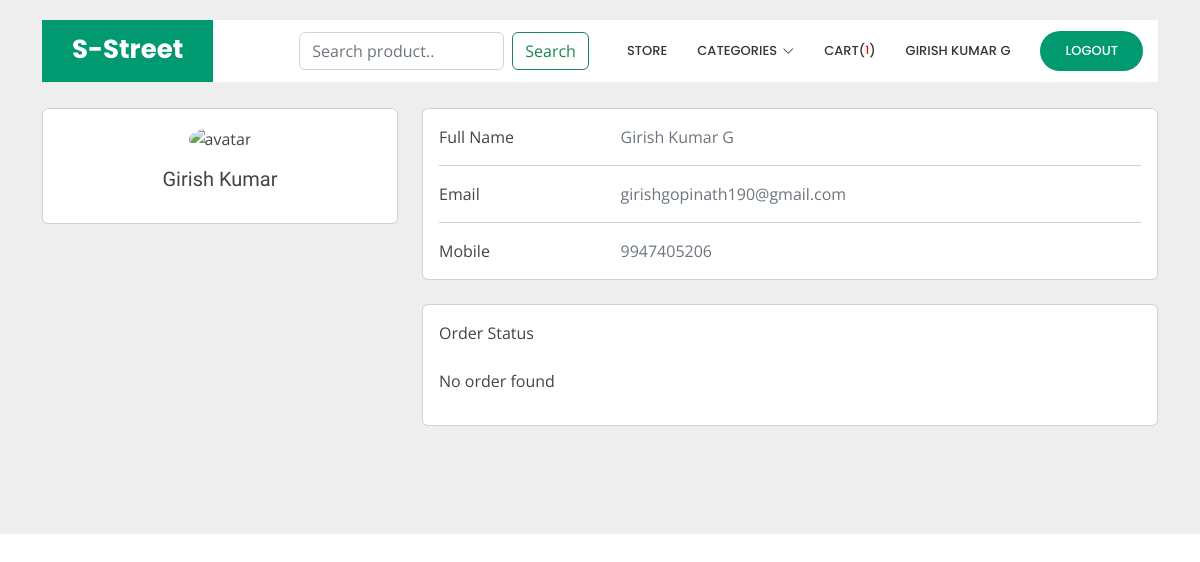
Before: /accounts/profile/ (signed in) with the older database file.
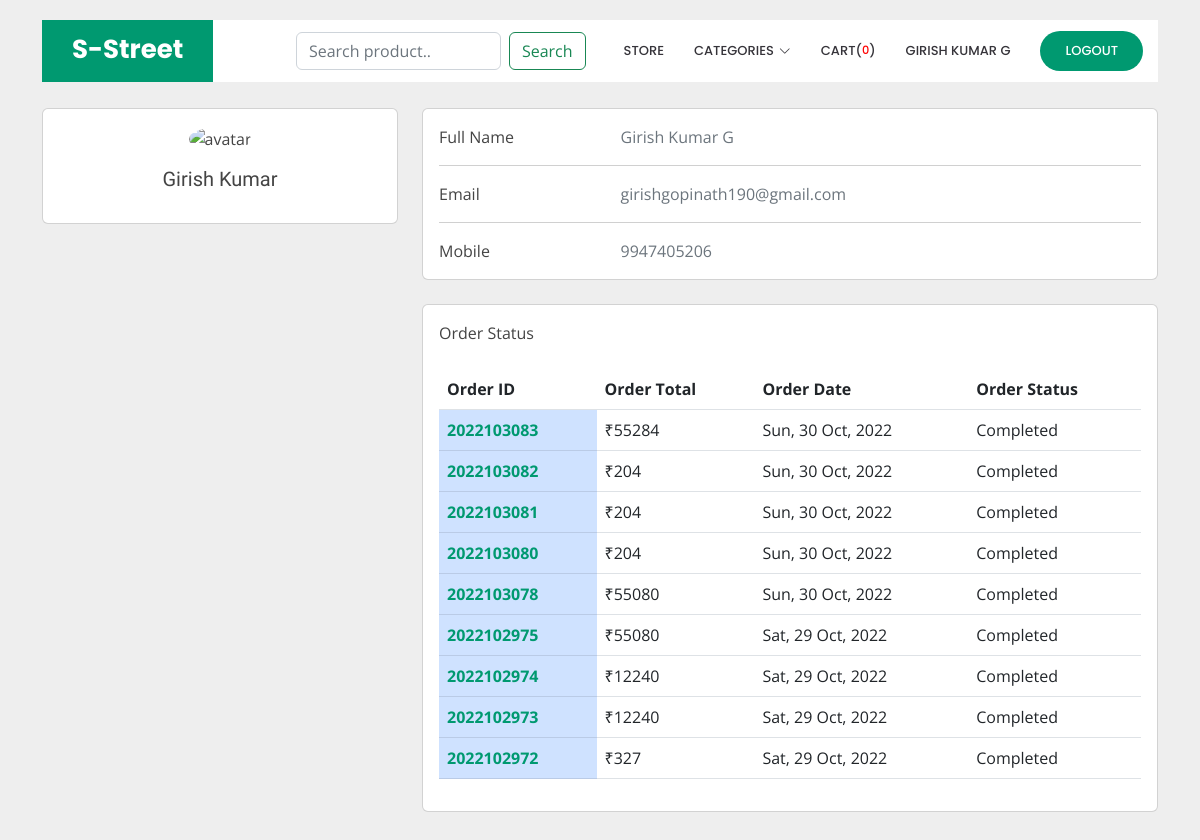
After: the same page with the newer database file.
### orders/models.py (models this page shows, shortened)
class Order(models.Model):
    STATUS = (
        ('New', 'New'),
        ('Accepted', 'Accepted'),
        ('Completed', 'Completed'),
        ('Canceled', 'Canceled'),
    )
    user = models.ForeignKey(Account, on_delete=models.CASCADE)
    payment = models.ForeignKey(Payment, on_delete=models.SET_NULL, blank=True, null=True)
    order_number = models.CharField(max_length=20)
    address = models.ForeignKey(Address, on_delete=models.SET_NULL, null=True)
    order_total = models.IntegerField(default=0)
    status = models.CharField(max_length=10, choices=STATUS, default='New')
    is_ordered = models.BooleanField(default=False)
    created_at = models.DateTimeField(auto_now_add=True)
    updated_at = models.DateTimeField(auto_now=True)
    razorpay_payment_id = models.CharField(max_length=500, null=True, blank=True)
    razorpay_order_id = models.CharField(max_length=500, null=True, blank=True)
    razorpay_signature = models.CharField(max_length=500, null=True, blank=True)

### accounts/views.py (the view)
# urls.py: path('profile/', views.profile, name='profile'),
@login_required(login_url='login')
def profile(request):
    profile = request.user
    order = Order.objects.filter(user=profile, status='Completed').order_by('-created_at')
    context = {'profile': profile, 'order': order}
    return render(request, 'accounts/profile.html', context)

### accounts/models.py (called while the page is built)
    def full_name(self):
        return f'{self.first_name} {self.last_name}'

### carts/context_processors.py (called while the page is built)
def cartCount(request):
    if request.user.is_authenticated:
        cart_item = CartItem.objects.filter(user=request.user)
        cart_count = cart_item.count()
        return {
            'cart_count': cart_count,
        }
    else:
        cart_count = 0
        return {
            'cart_count': cart_count,
        }

### core/context_processors.py (called while the page is built)
def get_category_url(request):
    links = Category.objects.all()
    return {
        'links': links
    }

### core/models.py (called while the page is built)
    def get_url(self):
        return reverse("product_by_category", args=[self.category_slug])

### accounts/templates/accounts/profile.html
{% extends 'main.html' %}
{% block content %}
<section style="background-color: #eee;">
    <div class="container py-5">
      <div class="row">
        <div class="col-lg-4">
          <div class="card mb-4">
            <div class="card-body text-center">
              <img src="https://mdbcdn.b-cdn.net/img/Photos/new-templates/bootstrap-chat/ava3.webp" alt="avatar"
                class="rounded-circle img-fluid" style="width: 150px;">
              <h5 class="my-3">{{profile.first_name}}</h5>
            </div>
          </div>
        </div>
        <div class="col-lg-8">
          <div class="card mb-4">
            <div class="card-body">
              <div class="row">
                <div class="col-sm-3">
                  <p class="mb-0">Full Name</p>
                </div>
                <div class="col-sm-9">
                  <p class="text-muted mb-0">{{profile.first_name}} {{profile.last_name}}</p>
                </div>
              </div>
              <hr>
              <div class="row">
                <div class="col-sm-3">
                  <p class="mb-0">Email</p>
                </div>
                <div class="col-sm-9">
                  <p class="text-muted mb-0">{{profile.email}}</p>
                </div>
              </div>
              <hr>
              <div class="row">
                <div class="col-sm-3">
                  <p class="mb-0">Mobile</p>
                </div>
                <div class="col-sm-9">
                  <p class="text-muted mb-0">{{profile.phone_number}}</p>
                </div>
              </div>
            </div>
          </div>
          <div class="row">
            <div class="col-md-12">
              <div class="card mb-4 mb-md-0">
                <div class="card-body">
                  <p class="mb-4">Order Status
                  </p>
                  {% if order %}
                  <table class="table table-hover">
                    <thead>
                      <tr>
                        <th scope="col">Order ID</th>
                        <th scope="col">Order Total</th>
                        <th scope="col">Order Date</th>
                        <th scope="col">Order Status</th>
                      </tr>
                    </thead>
                    <tbody>
                      {% for item in order %}
                      <tr>
                        <th class="table-primary" scope="row"><a href="{% url 'order-complete' item.id %}">{{item.order_number}}</a></th>
                        <td>₹{{item.order_total}}</td>
                        <td>{{item.created_at|date:"D, d M, Y"}}</td>
                        <td>{{item.status}}</td>
                      </tr>
                      {% endfor %}
                    </tbody>
                  </table>
                  {% else %}
                    <p>No order found</p>
                  {% endif %}
                </div>
              </div>
            </div>
          </div>
        </div>
      </div>
    </div>
  </section>
{% endblock %}

### templates/includes/navbar.html (shortened to what this page needs)
  <header id="header" class="fixed-top d-flex align-items-center">
    <div class="container">
      <div class="header-container d-flex align-items-center justify-content-between">
        <div class="logo">
          <h1 class="text-light"><a href="{% url 'index' %}"><span>S-Street</span></a></h1>
        </div>
        <nav id="navbar" class="navbar noPrint">
          <ul>
            <li class="mx-2">
              <div class="input-group">
                <form class="d-flex" action="{% url 'search' %}" method="GET">
                  <input class="form-control me-2" type="search" placeholder="Search product.." aria-label="Search" name="query">
                  <button class="btn btn-outline-success" type="submit">Search</button>
                </form>
            </div>
          </li>
            <li><a class="nav-link scrollto" href="{% url 'store' %}">Store</a></li>
            <li class="dropdown"><a href="#"><span>Categories</span> <i class="bi bi-chevron-down"></i></a>
            </li>
            {% if request.user.is_authenticated %}
            <li><a href="{% url 'cart' %}">Cart( <small style="color: red;">{{cart_count}}</small>)</a></li>
            <li><a class="nav-link scrollto" href="{% url 'profile' %}">{{request.user.full_name}}</a></li>
            <li><a class="getstarted scrollto" href="{% url 'logout' %}">Logout</a></li>
            {% else %}
            <li><a class="getstarted scrollto" href="{% url 'login' %}">Login</a></li>
            <li><a class="getstarted scrollto" href="{% url 'user-register' %}">Register</a></li>
            {% endif %}
          </ul>
        </nav>
      </div>
    </div>
  </header>

Changed rows visible on the page:
added Order: order_number "2022103083", order_total "55284", created_at "Sun, 30 Oct, 2022", status "Completed"
added Order: order_number "2022103082", order_total "204", created_at "Sun, 30 Oct, 2022", status "Completed"
added Order: order_number "2022103081", order_total "204", created_at "Sun, 30 Oct, 2022", status "Completed"
added Order: order_number "2022103080", order_total "204", created_at "Sun, 30 Oct, 2022", status "Completed"
added Order: order_number "2022103078", order_total "55080", created_at "Sun, 30 Oct, 2022", status "Completed"
added Order: order_number "2022102975", order_total "55080", created_at "Sat, 29 Oct, 2022", status "Completed"
added Order: order_number "2022102974", order_total "12240", created_at "Sat, 29 Oct, 2022", status "Completed"
added Order: order_number "2022102973", order_total "12240", created_at "Sat, 29 Oct, 2022", status "Completed"
added Order: order_number "2022102972", order_total "327", created_at "Sat, 29 Oct, 2022", status "Completed"
Other visible differences:
{{ cart_count }}: "1" → "0"
text no longer shown: "No order found"
text now shown: "Order ID Order Total Order Date Order Status"
